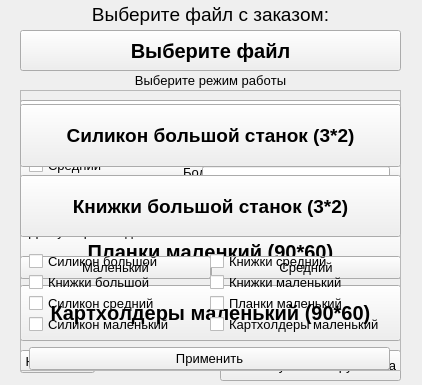
<?xml version="1.0" encoding="UTF-8"?>
<ui version="4.0">
 <class>PrintHelper</class>
 <widget class="QWidget" name="PrintHelper">
  <property name="geometry">
   <rect>
    <x>0</x>
    <y>0</y>
    <width>422</width>
    <height>385</height>
   </rect>
  </property>
  <property name="sizePolicy">
   <sizepolicy hsizetype="MinimumExpanding" vsizetype="Minimum">
    <horstretch>0</horstretch>
    <verstretch>0</verstretch>
   </sizepolicy>
  </property>
  <property name="font">
   <font>
    <pointsize>10</pointsize>
    <bold>false</bold>
    <stylestrategy>PreferDefault</stylestrategy>
    <kerning>false</kerning>
   </font>
  </property>
  <property name="windowTitle">
   <string>Print Helper</string>
  </property>
  <property name="styleSheet">
   <string notr="true"/>
  </property>
  <widget class="QPushButton" name="selectFileButt">
   <property name="geometry">
    <rect>
     <x>20</x>
     <y>30</y>
     <width>381</width>
     <height>41</height>
    </rect>
   </property>
   <property name="font">
    <font>
     <pointsize>15</pointsize>
     <bold>true</bold>
     <stylestrategy>PreferDefault</stylestrategy>
     <kerning>false</kerning>
    </font>
   </property>
   <property name="styleSheet">
    <string notr="true"/>
   </property>
   <property name="text">
    <string>Выберите файл</string>
   </property>
  </widget>
  <widget class="QLabel" name="label">
   <property name="geometry">
    <rect>
     <x>20</x>
     <y>-1</y>
     <width>381</width>
     <height>31</height>
    </rect>
   </property>
   <property name="font">
    <font>
     <pointsize>14</pointsize>
     <bold>false</bold>
     <stylestrategy>PreferDefault</stylestrategy>
     <kerning>false</kerning>
    </font>
   </property>
   <property name="layoutDirection">
    <enum>Qt::LeftToRight</enum>
   </property>
   <property name="text">
    <string>Выберите файл с заказом:</string>
   </property>
   <property name="alignment">
    <set>Qt::AlignCenter</set>
   </property>
  </widget>
  <widget class="QLabel" name="label_2">
   <property name="geometry">
    <rect>
     <x>20</x>
     <y>70</y>
     <width>381</width>
     <height>21</height>
    </rect>
   </property>
   <property name="font">
    <font>
     <pointsize>10</pointsize>
     <bold>false</bold>
     <stylestrategy>PreferDefault</stylestrategy>
     <kerning>false</kerning>
    </font>
   </property>
   <property name="layoutDirection">
    <enum>Qt::LeftToRight</enum>
   </property>
   <property name="frameShape">
    <enum>QFrame::NoFrame</enum>
   </property>
   <property name="text">
    <string>Выберите режим работы</string>
   </property>
   <property name="alignment">
    <set>Qt::AlignCenter</set>
   </property>
  </widget>
  <widget class="QFrame" name="frameSmall">
   <property name="geometry">
    <rect>
     <x>20</x>
     <y>100</y>
     <width>381</width>
     <height>251</height>
    </rect>
   </property>
   <property name="font">
    <font>
     <pointsize>15</pointsize>
     <bold>true</bold>
     <stylestrategy>PreferDefault</stylestrategy>
     <kerning>false</kerning>
    </font>
   </property>
   <property name="frameShape">
    <enum>QFrame::NoFrame</enum>
   </property>
   <property name="frameShadow">
    <enum>QFrame::Sunken</enum>
   </property>
   <property name="midLineWidth">
    <number>0</number>
   </property>
   <widget class="QWidget" name="verticalLayoutWidget_3">
    <property name="geometry">
     <rect>
      <x>0</x>
      <y>0</y>
      <width>381</width>
      <height>241</height>
     </rect>
    </property>
    <layout class="QVBoxLayout" name="verticalLayout_3">
     <item>
      <widget class="QPushButton" name="smallButt">
       <property name="enabled">
        <bool>true</bool>
       </property>
       <property name="sizePolicy">
        <sizepolicy hsizetype="Minimum" vsizetype="Minimum">
         <horstretch>0</horstretch>
         <verstretch>0</verstretch>
        </sizepolicy>
       </property>
       <property name="text">
        <string>Силикон маленький станок (90*60)</string>
       </property>
      </widget>
     </item>
     <item>
      <widget class="QPushButton" name="smallButtBooks">
       <property name="enabled">
        <bool>true</bool>
       </property>
       <property name="sizePolicy">
        <sizepolicy hsizetype="Minimum" vsizetype="Minimum">
         <horstretch>0</horstretch>
         <verstretch>0</verstretch>
        </sizepolicy>
       </property>
       <property name="text">
        <string>Книжки маленький (90*60)</string>
       </property>
      </widget>
     </item>
     <item>
      <widget class="QPushButton" name="smallButtPlastins">
       <property name="enabled">
        <bool>true</bool>
       </property>
       <property name="sizePolicy">
        <sizepolicy hsizetype="Minimum" vsizetype="Minimum">
         <horstretch>0</horstretch>
         <verstretch>0</verstretch>
        </sizepolicy>
       </property>
       <property name="text">
        <string>Планки маленкий (90*60)</string>
       </property>
      </widget>
     </item>
     <item>
      <widget class="QPushButton" name="smallButtCartholders">
       <property name="enabled">
        <bool>true</bool>
       </property>
       <property name="sizePolicy">
        <sizepolicy hsizetype="Minimum" vsizetype="Minimum">
         <horstretch>0</horstretch>
         <verstretch>0</verstretch>
        </sizepolicy>
       </property>
       <property name="text">
        <string>Картхолдеры маленький (90*60)</string>
       </property>
      </widget>
     </item>
    </layout>
   </widget>
  </widget>
  <widget class="QFrame" name="frameBig">
   <property name="geometry">
    <rect>
     <x>20</x>
     <y>100</y>
     <width>381</width>
     <height>151</height>
    </rect>
   </property>
   <property name="frameShape">
    <enum>QFrame::NoFrame</enum>
   </property>
   <property name="frameShadow">
    <enum>QFrame::Sunken</enum>
   </property>
   <property name="lineWidth">
    <number>1</number>
   </property>
   <widget class="QWidget" name="verticalLayoutWidget">
    <property name="geometry">
     <rect>
      <x>0</x>
      <y>0</y>
      <width>381</width>
      <height>141</height>
     </rect>
    </property>
    <layout class="QVBoxLayout" name="verticalLayout" stretch="0,0">
     <property name="spacing">
      <number>8</number>
     </property>
     <property name="sizeConstraint">
      <enum>QLayout::SetDefaultConstraint</enum>
     </property>
     <property name="leftMargin">
      <number>0</number>
     </property>
     <property name="topMargin">
      <number>4</number>
     </property>
     <property name="rightMargin">
      <number>0</number>
     </property>
     <property name="bottomMargin">
      <number>4</number>
     </property>
     <item>
      <widget class="QPushButton" name="bigButt">
       <property name="enabled">
        <bool>true</bool>
       </property>
       <property name="sizePolicy">
        <sizepolicy hsizetype="Minimum" vsizetype="Minimum">
         <horstretch>0</horstretch>
         <verstretch>0</verstretch>
        </sizepolicy>
       </property>
       <property name="font">
        <font>
         <pointsize>14</pointsize>
         <bold>true</bold>
         <stylestrategy>PreferDefault</stylestrategy>
         <kerning>false</kerning>
        </font>
       </property>
       <property name="text">
        <string>Силикон большой станок (3*2)</string>
       </property>
       <property name="iconSize">
        <size>
         <width>32</width>
         <height>32</height>
        </size>
       </property>
       <property name="flat">
        <bool>false</bool>
       </property>
      </widget>
     </item>
     <item>
      <widget class="QPushButton" name="bigButtBooks">
       <property name="enabled">
        <bool>true</bool>
       </property>
       <property name="sizePolicy">
        <sizepolicy hsizetype="Minimum" vsizetype="Minimum">
         <horstretch>0</horstretch>
         <verstretch>0</verstretch>
        </sizepolicy>
       </property>
       <property name="font">
        <font>
         <pointsize>14</pointsize>
         <bold>true</bold>
         <stylestrategy>PreferDefault</stylestrategy>
         <kerning>false</kerning>
        </font>
       </property>
       <property name="text">
        <string>Книжки большой станок (3*2)</string>
       </property>
       <property name="iconSize">
        <size>
         <width>32</width>
         <height>32</height>
        </size>
       </property>
       <property name="flat">
        <bool>false</bool>
       </property>
      </widget>
     </item>
    </layout>
   </widget>
  </widget>
  <widget class="QFrame" name="frameMed">
   <property name="geometry">
    <rect>
     <x>20</x>
     <y>100</y>
     <width>381</width>
     <height>141</height>
    </rect>
   </property>
   <property name="frameShape">
    <enum>QFrame::NoFrame</enum>
   </property>
   <property name="frameShadow">
    <enum>QFrame::Raised</enum>
   </property>
   <widget class="QWidget" name="verticalLayoutWidget_2">
    <property name="geometry">
     <rect>
      <x>0</x>
      <y>0</y>
      <width>381</width>
      <height>146</height>
     </rect>
    </property>
    <layout class="QVBoxLayout" name="verticalLayout_2">
     <property name="sizeConstraint">
      <enum>QLayout::SetMinimumSize</enum>
     </property>
     <item>
      <widget class="QPushButton" name="medButt">
       <property name="enabled">
        <bool>true</bool>
       </property>
       <property name="sizePolicy">
        <sizepolicy hsizetype="Minimum" vsizetype="Minimum">
         <horstretch>0</horstretch>
         <verstretch>0</verstretch>
        </sizepolicy>
       </property>
       <property name="font">
        <font>
         <pointsize>15</pointsize>
         <bold>true</bold>
         <stylestrategy>PreferDefault</stylestrategy>
         <kerning>false</kerning>
        </font>
       </property>
       <property name="text">
        <string>Ссиликон средний станок (105*160)</string>
       </property>
      </widget>
     </item>
     <item>
      <widget class="QPushButton" name="medButtBooks">
       <property name="enabled">
        <bool>true</bool>
       </property>
       <property name="sizePolicy">
        <sizepolicy hsizetype="Minimum" vsizetype="Minimum">
         <horstretch>0</horstretch>
         <verstretch>0</verstretch>
        </sizepolicy>
       </property>
       <property name="font">
        <font>
         <pointsize>15</pointsize>
         <bold>true</bold>
         <stylestrategy>PreferDefault</stylestrategy>
         <kerning>false</kerning>
        </font>
       </property>
       <property name="text">
        <string>Книжки средний станок (105*160)</string>
       </property>
      </widget>
     </item>
    </layout>
   </widget>
  </widget>
  <widget class="QFrame" name="frameMain">
   <property name="geometry">
    <rect>
     <x>20</x>
     <y>90</y>
     <width>381</width>
     <height>261</height>
    </rect>
   </property>
   <property name="sizePolicy">
    <sizepolicy hsizetype="Fixed" vsizetype="Fixed">
     <horstretch>0</horstretch>
     <verstretch>0</verstretch>
    </sizepolicy>
   </property>
   <property name="frameShape">
    <enum>QFrame::NoFrame</enum>
   </property>
   <property name="frameShadow">
    <enum>QFrame::Raised</enum>
   </property>
   <widget class="QWidget" name="verticalLayoutWidget_5">
    <property name="geometry">
     <rect>
      <x>0</x>
      <y>5</y>
      <width>381</width>
      <height>251</height>
     </rect>
    </property>
    <layout class="QVBoxLayout" name="verticalLayout_5">
     <item>
      <widget class="QPushButton" name="bigButtInt">
       <property name="styleSheet">
        <string notr="true"/>
       </property>
       <property name="text">
        <string>Большой</string>
       </property>
       <property name="iconSize">
        <size>
         <width>236</width>
         <height>130</height>
        </size>
       </property>
       <property name="shortcut">
        <string/>
       </property>
      </widget>
     </item>
     <item>
      <layout class="QHBoxLayout" name="horizontalLayout">
       <property name="spacing">
        <number>0</number>
       </property>
       <item>
        <widget class="QPushButton" name="smallButtInt">
         <property name="enabled">
          <bool>true</bool>
         </property>
         <property name="palette">
          <palette>
           <active>
            <colorrole role="Highlight">
             <brush brushstyle="SolidPattern">
              <color alpha="255">
               <red>0</red>
               <green>120</green>
               <blue>215</blue>
              </color>
             </brush>
            </colorrole>
           </active>
           <inactive>
            <colorrole role="Highlight">
             <brush brushstyle="SolidPattern">
              <color alpha="255">
               <red>240</red>
               <green>240</green>
               <blue>240</blue>
              </color>
             </brush>
            </colorrole>
           </inactive>
           <disabled>
            <colorrole role="Highlight">
             <brush brushstyle="SolidPattern">
              <color alpha="255">
               <red>0</red>
               <green>120</green>
               <blue>215</blue>
              </color>
             </brush>
            </colorrole>
           </disabled>
          </palette>
         </property>
         <property name="styleSheet">
          <string notr="true"/>
         </property>
         <property name="text">
          <string>Маленький</string>
         </property>
         <property name="iconSize">
          <size>
           <width>112</width>
           <height>200</height>
          </size>
         </property>
        </widget>
       </item>
       <item>
        <widget class="QPushButton" name="medButtInt">
         <property name="palette">
          <palette>
           <active>
            <colorrole role="Highlight">
             <brush brushstyle="SolidPattern">
              <color alpha="255">
               <red>0</red>
               <green>120</green>
               <blue>215</blue>
              </color>
             </brush>
            </colorrole>
           </active>
           <inactive>
            <colorrole role="Highlight">
             <brush brushstyle="SolidPattern">
              <color alpha="255">
               <red>240</red>
               <green>240</green>
               <blue>240</blue>
              </color>
             </brush>
            </colorrole>
           </inactive>
           <disabled>
            <colorrole role="Highlight">
             <brush brushstyle="SolidPattern">
              <color alpha="255">
               <red>0</red>
               <green>120</green>
               <blue>215</blue>
              </color>
             </brush>
            </colorrole>
           </disabled>
          </palette>
         </property>
         <property name="styleSheet">
          <string notr="true"/>
         </property>
         <property name="text">
          <string>Средний</string>
         </property>
         <property name="iconSize">
          <size>
           <width>119</width>
           <height>200</height>
          </size>
         </property>
        </widget>
       </item>
      </layout>
     </item>
    </layout>
   </widget>
  </widget>
  <widget class="QPushButton" name="mainPageButt">
   <property name="geometry">
    <rect>
     <x>220</x>
     <y>350</y>
     <width>181</width>
     <height>31</height>
    </rect>
   </property>
   <property name="text">
    <string>На главную к выбору станка</string>
   </property>
  </widget>
  <widget class="QFrame" name="frameSettings">
   <property name="geometry">
    <rect>
     <x>20</x>
     <y>90</y>
     <width>381</width>
     <height>281</height>
    </rect>
   </property>
   <property name="sizePolicy">
    <sizepolicy hsizetype="Fixed" vsizetype="Fixed">
     <horstretch>0</horstretch>
     <verstretch>0</verstretch>
    </sizepolicy>
   </property>
   <property name="frameShape">
    <enum>QFrame::StyledPanel</enum>
   </property>
   <property name="frameShadow">
    <enum>QFrame::Raised</enum>
   </property>
   <widget class="QWidget" name="verticalLayoutWidget_4">
    <property name="geometry">
     <rect>
      <x>9</x>
      <y>0</y>
      <width>361</width>
      <height>329</height>
     </rect>
    </property>
    <layout class="QVBoxLayout" name="verticalLayout_4">
     <property name="spacing">
      <number>0</number>
     </property>
     <property name="leftMargin">
      <number>0</number>
     </property>
     <property name="topMargin">
      <number>0</number>
     </property>
     <property name="rightMargin">
      <number>0</number>
     </property>
     <property name="bottomMargin">
      <number>0</number>
     </property>
     <item>
      <layout class="QHBoxLayout" name="horizontalLayout_2">
       <property name="spacing">
        <number>12</number>
       </property>
       <property name="sizeConstraint">
        <enum>QLayout::SetFixedSize</enum>
       </property>
       <property name="bottomMargin">
        <number>0</number>
       </property>
       <item>
        <layout class="QVBoxLayout" name="verticalLayout_6">
         <property name="spacing">
          <number>0</number>
         </property>
         <property name="rightMargin">
          <number>0</number>
         </property>
         <property name="bottomMargin">
          <number>0</number>
         </property>
         <item>
          <widget class="QLabel" name="label_3">
           <property name="sizePolicy">
            <sizepolicy hsizetype="Fixed" vsizetype="Fixed">
             <horstretch>0</horstretch>
             <verstretch>0</verstretch>
            </sizepolicy>
           </property>
           <property name="font">
            <font>
             <pointsize>9</pointsize>
             <bold>false</bold>
             <stylestrategy>PreferDefault</stylestrategy>
             <kerning>false</kerning>
            </font>
           </property>
           <property name="text">
            <string>Кнопки оборудования</string>
           </property>
          </widget>
         </item>
         <item>
          <widget class="QCheckBox" name="bigAcsButt">
           <property name="text">
            <string>Большой</string>
           </property>
          </widget>
         </item>
         <item>
          <widget class="QCheckBox" name="medAcsButt">
           <property name="text">
            <string>Средний</string>
           </property>
          </widget>
         </item>
         <item>
          <widget class="QCheckBox" name="smallAcsButt">
           <property name="text">
            <string>Маленький</string>
           </property>
          </widget>
         </item>
        </layout>
       </item>
       <item>
        <layout class="QVBoxLayout" name="verticalLayout_8">
         <property name="spacing">
          <number>0</number>
         </property>
         <property name="sizeConstraint">
          <enum>QLayout::SetFixedSize</enum>
         </property>
         <property name="leftMargin">
          <number>39</number>
         </property>
         <property name="rightMargin">
          <number>0</number>
         </property>
         <property name="bottomMargin">
          <number>0</number>
         </property>
         <item>
          <widget class="QLabel" name="label_5">
           <property name="sizePolicy">
            <sizepolicy hsizetype="Fixed" vsizetype="Fixed">
             <horstretch>0</horstretch>
             <verstretch>0</verstretch>
            </sizepolicy>
           </property>
           <property name="text">
            <string>Добавить размер в конфиги</string>
           </property>
          </widget>
         </item>
         <item>
          <widget class="QLabel" name="label_6">
           <property name="sizePolicy">
            <sizepolicy hsizetype="Fixed" vsizetype="Fixed">
             <horstretch>0</horstretch>
             <verstretch>0</verstretch>
            </sizepolicy>
           </property>
           <property name="font">
            <font>
             <pointsize>8</pointsize>
             <bold>false</bold>
             <stylestrategy>PreferDefault</stylestrategy>
             <kerning>false</kerning>
            </font>
           </property>
           <property name="text">
            <string>Название размера 1С</string>
           </property>
          </widget>
         </item>
         <item>
          <widget class="QLineEdit" name="lineEdit"/>
         </item>
         <item>
          <widget class="QLabel" name="label_7">
           <property name="sizePolicy">
            <sizepolicy hsizetype="Fixed" vsizetype="Fixed">
             <horstretch>0</horstretch>
             <verstretch>0</verstretch>
            </sizepolicy>
           </property>
           <property name="font">
            <font>
             <pointsize>8</pointsize>
             <bold>false</bold>
             <stylestrategy>PreferDefault</stylestrategy>
             <kerning>false</kerning>
            </font>
           </property>
           <property name="text">
            <string>Название файла</string>
           </property>
          </widget>
         </item>
         <item>
          <widget class="QLineEdit" name="lineEdit_2"/>
         </item>
         <item>
          <widget class="QPushButton" name="pushButton">
           <property name="text">
            <string>Применить</string>
           </property>
          </widget>
         </item>
        </layout>
       </item>
      </layout>
     </item>
     <item>
      <widget class="QLabel" name="label_4">
       <property name="sizePolicy">
        <sizepolicy hsizetype="Minimum" vsizetype="Fixed">
         <horstretch>0</horstretch>
         <verstretch>0</verstretch>
        </sizepolicy>
       </property>
       <property name="text">
        <string>Доступ к раскладкам</string>
       </property>
      </widget>
     </item>
     <item>
      <layout class="QHBoxLayout" name="horizontalLayout_3">
       <item>
        <layout class="QVBoxLayout" name="verticalLayout_7">
         <property name="spacing">
          <number>0</number>
         </property>
         <item>
          <widget class="QCheckBox" name="bigSilAcsButt">
           <property name="text">
            <string>Силикон большой</string>
           </property>
          </widget>
         </item>
         <item>
          <widget class="QCheckBox" name="bigBkAcsButt">
           <property name="text">
            <string>Книжки большой</string>
           </property>
          </widget>
         </item>
         <item>
          <widget class="QCheckBox" name="medSilAcsButt">
           <property name="text">
            <string>Силикон средний</string>
           </property>
          </widget>
         </item>
         <item>
          <widget class="QCheckBox" name="smallSilAcsButt">
           <property name="text">
            <string>Силикон маленький</string>
           </property>
          </widget>
         </item>
        </layout>
       </item>
       <item>
        <layout class="QVBoxLayout" name="verticalLayout_9">
         <property name="spacing">
          <number>0</number>
         </property>
         <item>
          <widget class="QCheckBox" name="medBkAcsButt">
           <property name="text">
            <string>Книжки средний</string>
           </property>
          </widget>
         </item>
         <item>
          <widget class="QCheckBox" name="smallBkAcsButt">
           <property name="text">
            <string>Книжки маленький</string>
           </property>
          </widget>
         </item>
         <item>
          <widget class="QCheckBox" name="smallPlAcsButt">
           <property name="text">
            <string>Планки маленький</string>
           </property>
          </widget>
         </item>
         <item>
          <widget class="QCheckBox" name="sallHldAcsButt">
           <property name="text">
            <string>Картхолдеры маленький</string>
           </property>
          </widget>
         </item>
        </layout>
       </item>
      </layout>
     </item>
     <item>
      <widget class="QPushButton" name="applySettButt">
       <property name="text">
        <string>Применить</string>
       </property>
      </widget>
     </item>
     <item>
      <widget class="QPushButton" name="oldNewButt">
       <property name="text">
        <string>Вернуть старый интерфейс</string>
       </property>
      </widget>
     </item>
    </layout>
   </widget>
  </widget>
  <widget class="QPushButton" name="settButt">
   <property name="geometry">
    <rect>
     <x>20</x>
     <y>350</y>
     <width>75</width>
     <height>23</height>
    </rect>
   </property>
   <property name="text">
    <string>Настройки</string>
   </property>
  </widget>
  <widget class="QLineEdit" name="lineEditPass">
   <property name="geometry">
    <rect>
     <x>100</x>
     <y>351</y>
     <width>113</width>
     <height>20</height>
    </rect>
   </property>
   <property name="inputMethodHints">
    <set>Qt::ImhHiddenText</set>
   </property>
  </widget>
  <zorder>selectFileButt</zorder>
  <zorder>label</zorder>
  <zorder>label_2</zorder>
  <zorder>mainPageButt</zorder>
  <zorder>frameMed</zorder>
  <zorder>frameSmall</zorder>
  <zorder>frameMain</zorder>
  <zorder>settButt</zorder>
  <zorder>lineEditPass</zorder>
  <zorder>frameSettings</zorder>
  <zorder>frameBig</zorder>
 </widget>
 <resources/>
 <connections/>
</ui>
